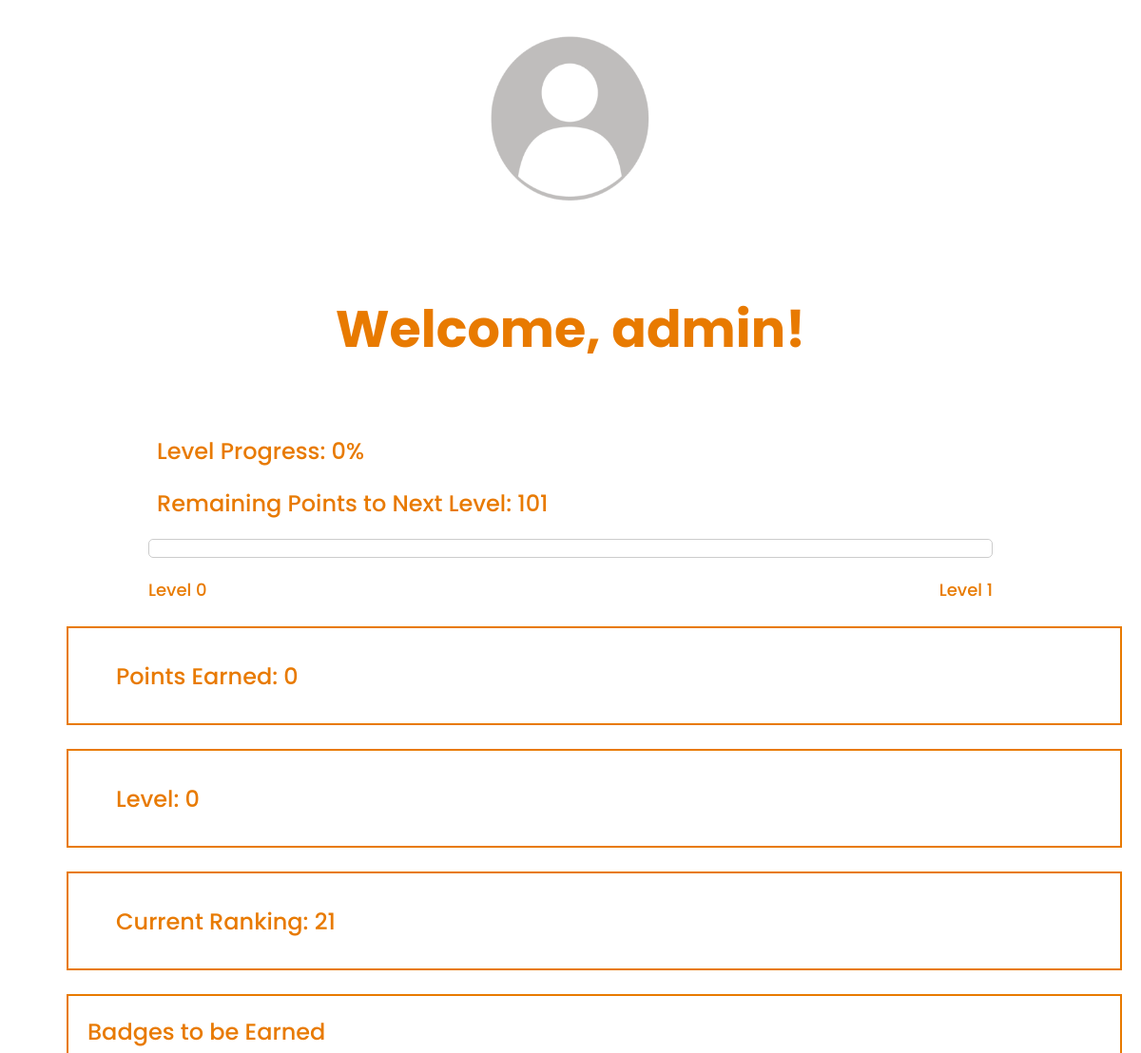
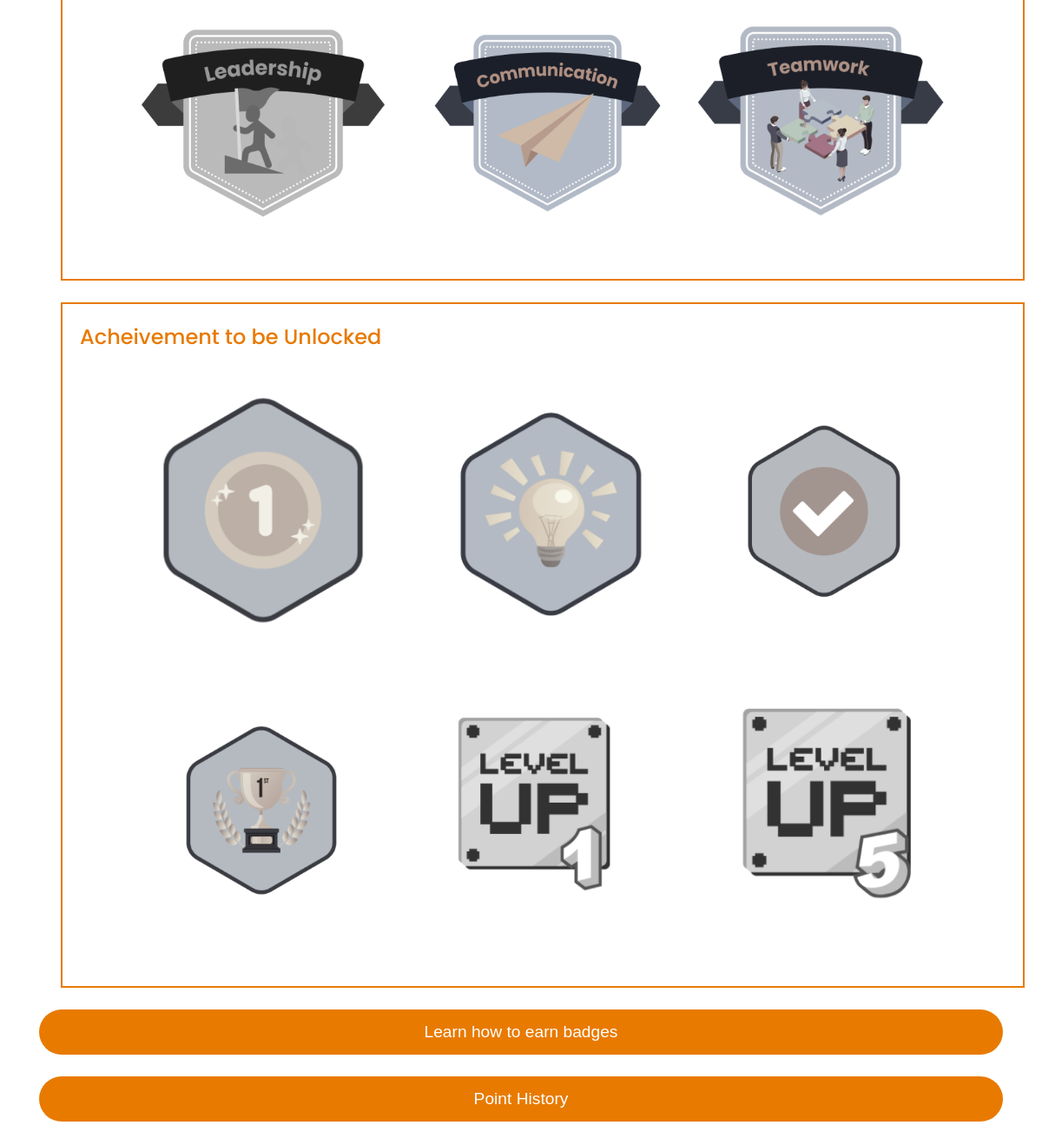
The app's page /Event/Public/Store/account_v2.php (signed in) with its own data (2 pictures, top to bottom).
### tables this page shows
CREATE TABLE `users` (
  `id` int(255) NOT NULL,
  `user_role_id` int(255) DEFAULT NULL,
  `username` varchar(255) NOT NULL,
  `email` varchar(255) NOT NULL,
  `password` varchar(255) NOT NULL,
  `points` int(255) NOT NULL DEFAULT 0,
  `gender` varchar(255) DEFAULT NULL
);

### Event/Public/Store/account_v2.php (the view, shortened to what this page needs)
<?php
require_once('db_connect.php');
$username = $_SESSION["username"];
$userDataQuery = "SELECT gender FROM users WHERE username = ?";
$userDataStmt = $conn->prepare($userDataQuery);
$userDataStmt->bind_param("s", $username);
$userDataStmt->execute();
$userDataResult = $userDataStmt->get_result();
$userData = $userDataResult->fetch_assoc();
$gender = $userData['gender'];
$pointsQuery = "SELECT points FROM users WHERE username = ?";
$pointsStmt = $conn->prepare($pointsQuery);
$pointsStmt->bind_param("s", $username);
$pointsStmt->execute();
$pointsResult = $pointsStmt->get_result();
$pointsRow = $pointsResult->fetch_assoc();
$points = $pointsRow['points'];
function getLevel($points) {
    $levels = array(
        0 => array('min' => 0, 'max' => 100),
        1 => array('min' => 101, 'max' => 200),
        2 => array('min' => 201, 'max' => 300),
        3 => array('min' => 301, 'max' => 400),
        4 => array('min' => 401, 'max' => 500),
        5 => array('min' => 501, 'max' => 600),
        6 => array('min' => 601, 'max' => 700),
        7 => array('min' => 701, 'max' => 800),
        8 => array('min' => 801, 'max' => 900),
        9 => array('min' => 901, 'max' => PHP_INT_MAX)
    );
    foreach ($levels as $level => $range) {
        if ($points >= $range['min'] && $points <= $range['max']) {
            $nextLevelPoints = $range['max'];
            $remainingPoints = $nextLevelPoints - $points;
            $progress = ($points - $range['min']) / ($range['max'] - $range['min']) * 100;
            return array('level' => $level, 'progress' => $progress, 'remainingPoints' => $remainingPoints + 1);
        }
    }
}
$rankQuery = "SELECT COUNT(*) + 1 AS rank FROM users WHERE points > ?";
$rankStmt = $conn->prepare($rankQuery);
$rankStmt->bind_param("i", $points);
$rankStmt->execute();
$rankResult = $rankStmt->get_result();
$rankRow = $rankResult->fetch_assoc();
$userRank = $rankRow['rank'];
$levelData = getLevel($points);
$userLevel = $levelData['level'];
$progress = $levelData['progress'];
$remainingPoints = $levelData['remainingPoints'];
?>
<!DOCTYPE html>
<html lang="en">
<head>
    <link rel="stylesheet" href="public.css">
    <link rel="stylesheet" href="https://stackpath.bootstrapcdn.com/font-awesome/4.7.0/css/font-awesome.min.css">
</head>
<body>
<div class="container">
    <?php
    if ($gender === 'female') {
        echo '<img src="Image/Profile_Female.png" style="width:200px;height:200px;" class="logo-centered"></a>';
    } elseif ($gender === 'male') {
        echo '<img src="Image/Profile_Male.png" style="width:200px;height:200px;" class="logo-centered"></a>';
    } else {
        echo '<img src="Image/Profile.png" style="width:200px;height:200px;" class="logo-centered"></a>';
    }
    ?>
    <h2 class="title"><br>Welcome, <?php echo $username; ?>!</h2>
</div>
<div class ="container">
    <div class="profile-info">
        <div class= "p-container">
            <p class="progress">Level Progress: <?php echo round($progress, 2); ?>%</p>
            <p class="progress">Remaining Points to Next Level: <?php echo $remainingPoints; ?></p>
            <div class="progress-bar-container">
            </div>
            <div class="level-label">
                <span>Level <?php echo $userLevel; ?></span>
                <span>Level <?php echo $userLevel + 1; ?></span>
            </div>
        </div>
        <div class="container">
            <p>Points Earned: <?php echo $points; ?></p>
        </div>
        <div class="container">
            <p>Level: <span><?php echo $userLevel; ?></span></p>
        </div>
        <div class="container">
            <p>Current Ranking: <span><?php echo $userRank; ?></span></p>
        </div>
        <div class="badge-container">
            <p>Badges to be Earned</p>
            <img src="Image/Leadership_Locked.png" alt="No. 1 Badge">
            <img src="Image/Communication_Locked.png" alt="No. 1 Badge">
            <img src="Image/Teamwork_Locked.png" alt="No. 1 Badge">
        </div>
        <div class="badge-container">
            <p>Acheivement to be Unlocked</p>
            <?php
            if ($points >= 1) {
                echo ' <img src="Image/Points_Unlocked.png" alt="Points Badge">';
                }else{
                    echo ' <img src="Image/Points_Locked.png" alt="Points Badge">';
                }
            ?>
            <img src="Image/Module_Locked.png" alt="Module Badge">
            <img src="Image/Complete_Locked.png" alt="Complete Badge">
            <?php
                if ($userRank == 1) {
                echo '<img src="Image/Rank_Unlocked.png" alt="Rank Badge">';
                }else{
                    echo ' <img src="Image/Rank_Locked.png" alt="Rank Badge">';
                }
                if ($userLevel >= 1) {
                    echo '<img src="Image/Lvl1_Unlocked.png" alt="Rank Badge">';
                }else{
                    echo '<img src="Image/Lvl1_Locked.png" alt="Rank Badge">';
                }
                if ($userLevel >= 5) {
                    echo '<img src="Image/Lvl5_Unlocked.png" alt="Rank Badge">';
                }else{
                    echo '<img src="Image/Lvl5_Locked.png" alt="Rank Badge">';
                }
            ?>
        </div>
    <button class="btn"><a href="badge_detail.php">Learn how to earn badges</a></button>
    <button class="btn"><a href="point_history.php">Point History</a></button>
</div>
</body>
</html>

### Event/Public/public.css (style rules this page uses)
* { margin: 0; padding: 0; box-sizing: border-box; }
body { font-family: 'Poppins', sans-serif; }
a { text-decoration: none; color: #555; }
p { color: #555; }
.container { max-width: 1300px; margin: auto; padding: 25px; }
.logo-centered { display: block; margin-left: auto; margin-right: auto; width: 50%; }
.btn { display: block; width: 100%; padding: 15px 20px; text-align: center; border: none; background: #E87A00; outline: none; border-radius: 30px; font-size: 1.2rem; color: #FFF; cursor: pointer; transition: 0.3s; margin-bottom: 25px; }
.btn a { color:#fff; }
.title { color: #E87A00; font-size: 54px; font-family: 'Poppins', sans-serif; font-weight: 700; text-align: center; }
.progress { color: #E87A00; font-size: 24px; font-family: 'Poppins', sans-serif; font-weight: 500; margin-bottom: 20px; margin-left:120px; }
.progress-bar-container { border: 1px solid #ccc; width: 80%; height: 20px; margin: 0 auto; margin-bottom: 20px; border-radius: 5px; overflow: hidden; }
.level-label { color: #E87A00; font-size: 18px; font-family: 'Poppins', sans-serif; font-weight: 500; display: flex; justify-content: space-between; margin: 0 auto; max-width: 80%; }
.profile-info { padding: 20px; }
.profile-info .container { width: 100%; height: 100px; background: white; border: 2px #E87A00 solid; padding:50px; position: relative; margin: 25px; display:flex; justify-content: space-between; }
.profile-info .badge-container { width: 100%; height: auto; padding:50px; position: relative; margin: 25px; display: flex; flex-wrap: wrap; justify-content: center; align-items: center; background: white; border: 2px #E87A00 solid; }
.profile-info .badge-container img { width: 30%; height: auto; margin: 10px; }
.profile-info .badge-container p { margin: 0; position: absolute; top: 20px; left: 20px; color: #E87A00; font-size: 24px; font-family: 'Poppins', sans-serif; font-weight: 500; }
.profile-info .container p { margin: 0; position: absolute; top: 50%; -ms-transform: translateY(-50%); transform: translateY(-50%); color: #E87A00; font-size: 24px; font-family: 'Poppins', sans-serif; font-weight: 500; }

### records on screen
users: points "0", points "101", $userLevel + 1 "1"

### other values on screen
$username "admin"
$userRank "21"
